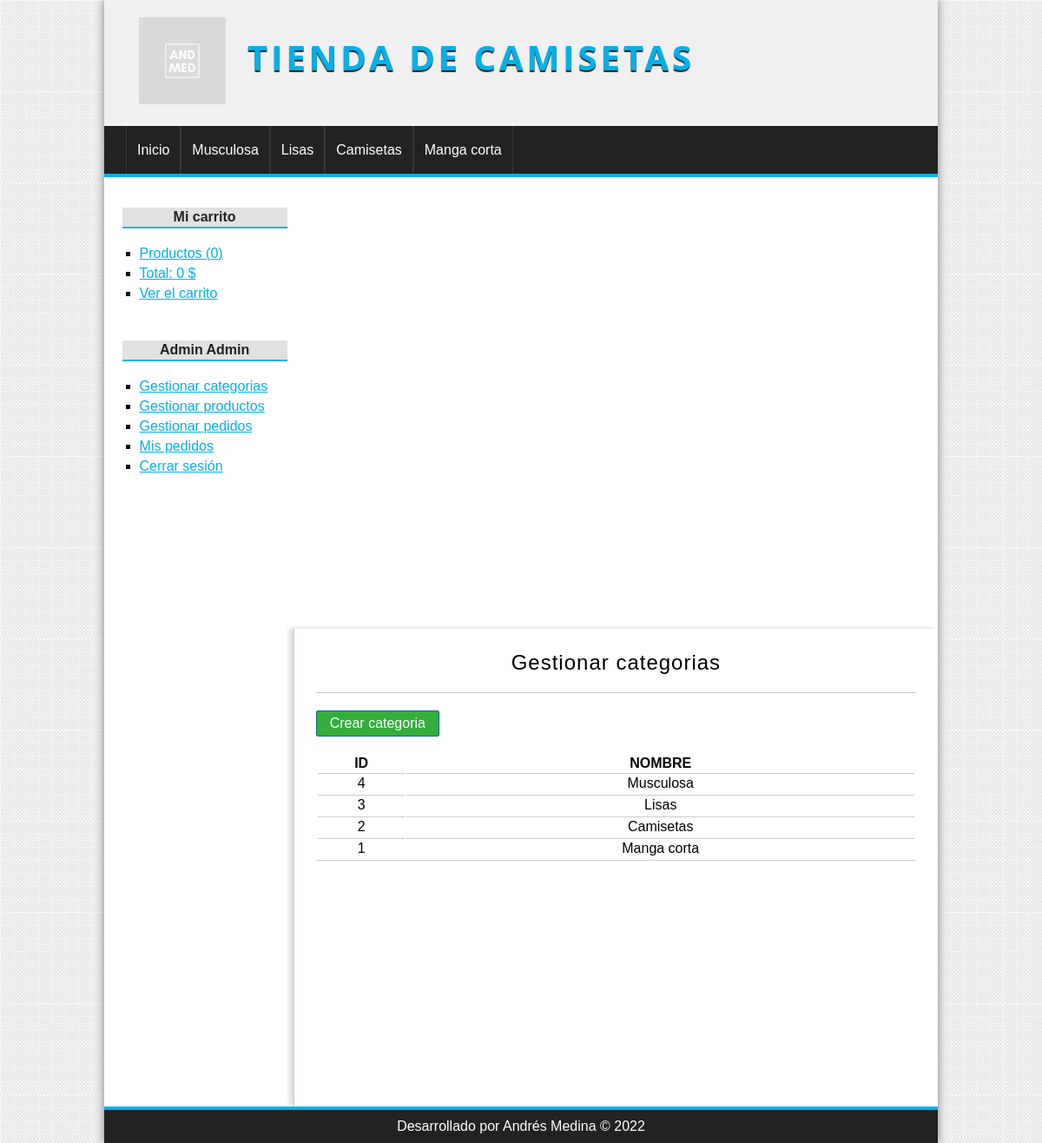
Page /categoria/index (signed in) on the committed database.
### tables this page shows
CREATE TABLE categorias(
id              int(255) auto_increment not null,
nombre          varchar(100) not null,
CONSTRAINT pk_categorias PRIMARY KEY(id) 
);

### config/db.php (called while the page is built)
<?php
class Database{
	public static function connect(){
		$db = new mysqli('localhost', 'root', '', 'tienda');
		$db->query("SET NAMES 'utf8'");
		return $db;
	}
}

### helpers/utils.php (called while the page is built, shortened)
<?php
class Utils{
	public static function showCategorias(){
		require_once 'models/categoria.php';
		$categoria = new Categoria();
		$categorias = $categoria->getAll();
		return $categorias;
	}
	public static function statsCarrito(){
		$stats = array(
			'count' => 0,
			'total' => 0
		);
		return $stats;
	}
}

### models/categoria.php (called while the page is built, shortened)
<?php
class Categoria{
	private $db;
	public function __construct() {
		$this->db = Database::connect();
	}
	public function getAll(){
		$categorias = $this->db->query("SELECT * FROM categorias ORDER BY id DESC;");
		return $categorias;
	}
}

### controllers/CategoriaController.php (called while the page is built, shortened)
<?php
require_once 'models/categoria.php';
class categoriaController{
	public function index(){
		$categoria = new Categoria();
		$categorias = $categoria->getAll();
		require_once 'views/categoria/index.php';
	}
}

### views/categoria/index.php (the view)
<h1>Gestionar categorias</h1>
<a href="<?=base_url?>categoria/crear" class="button button-small">
	Crear categoria
</a>
<table>
	<tr>
		<th>ID</th>
		<th>NOMBRE</th>
	</tr>
	<?php while($cat = $categorias->fetch_object()): ?>
		<tr>
			<td><?=$cat->id;?></td>
			<td><?=$cat->nombre;?></td>
		</tr>
	<?php endwhile; ?>
</table>

### views/layout/header.php (shortened to what this page needs)
<!DOCTYPE HTML>
<html lang="es">
	<head>
		<link rel="stylesheet" href="<?=base_url?>assets/css/styles.css" />
	</head>
	<body>
		<div id="container">
			<nav class="navbar navbar-expand-lg bg-light">
			<header id="header">
				<div id="logo">
					<img src="<?=base_url?>assets/img/logo_index.png" alt="Camiseta Logo" />
					<a href="<?=base_url?>"> Tienda de camisetas </a>
				</div>
			</header>
			</nav>
			<?php $categorias = Utils::showCategorias(); ?>
			<nav id="menu">
				<ul>
					<li>
						<a href="<?=base_url?>">Inicio</a>
					</li>
					<?php while($cat = $categorias->fetch_object()): ?>
						<li>
							<a href="<?=base_url?>categoria/ver&id=<?=$cat->id?>"><?=$cat->nombre?></a>
						</li>
					<?php endwhile; ?>
				</ul>
			</nav>
			<div id="content">

### views/layout/sidebar.php
<aside id="lateral">
	<div id="carrito" class="block_aside">
		<h3>Mi carrito</h3>
		<ul>
			<?php $stats = Utils::statsCarrito(); ?>
			<li><a href="<?=base_url?>carrito/index">Productos (<?=$stats['count']?>)</a></li>
			<li><a href="<?=base_url?>carrito/index">Total: <?=$stats['total']?> $</a></li>
			<li><a href="<?=base_url?>carrito/index">Ver el carrito</a></li>
		</ul>
	</div>
	<div id="login" class="block_aside">
		<?php if(!isset($_SESSION['identity'])): ?>
			<h3>Entrar a la web</h3>
			<form action="<?=base_url?>usuario/login" method="post">
				<label for="email">Email</label>
				<input type="email" name="email" />
				<label for="password">Contraseña</label>
				<input type="password" name="password" />
				<input type="submit" value="Enviar" />
			</form>
		<?php else: ?>
			<h3><?=$_SESSION['identity']->nombre?> <?=$_SESSION['identity']->apellidos?></h3>
		<?php endif; ?>
		<ul>
			<?php if(isset($_SESSION['admin'])): ?>
				<li><a href="<?=base_url?>categoria/index">Gestionar categorias</a></li>
				<li><a href="<?=base_url?>producto/gestion">Gestionar productos</a></li>
				<li><a href="<?=base_url?>pedido/gestion">Gestionar pedidos</a></li>
			<?php endif; ?>
			<?php if(isset($_SESSION['identity'])): ?>
				<li><a href="<?=base_url?>pedido/mis_pedidos">Mis pedidos</a></li>
				<li><a href="<?=base_url?>usuario/logout">Cerrar sesión</a></li>
			<?php else: ?>
				<li><a href="<?=base_url?>usuario/registro">Registrate aqui</a></li>
			<?php endif; ?>
		</ul>
	</div>
</aside>
<div id="central">

### index.php (shortened to what this page needs)
<?php
require_once 'config/db.php';
require_once 'helpers/utils.php';
require_once 'views/layout/header.php';
require_once 'views/layout/sidebar.php';
if(isset($_GET['controller'])){
	$nombre_controlador = $_GET['controller'].'Controller';
}elseif(!isset($_GET['controller']) && !isset($_GET['action'])){
	$nombre_controlador = controller_default;
}else{
	show_error();
	exit();
}
if(class_exists($nombre_controlador)){
	$controlador = new $nombre_controlador();
	if(isset($_GET['action']) && method_exists($controlador, $_GET['action'])){
		$action = $_GET['action'];
		$controlador->$action();
	}elseif(!isset($_GET['controller']) && !isset($_GET['action'])){
		$action_default = action_default;
		$controlador->$action_default();
	}else{
		show_error();
	}
}else{
	show_error();
}
require_once 'views/layout/footer.php';

### views/layout/footer.php
</div>
</div>
			<footer id="footer">
				<p>Desarrollado por Andrés Medina &copy; <?= date('Y') ?></p>
			</footer>
		</div>
	</body>
</html>

### assets/css/styles.css (style rules this page uses)
* { padding: 0px; margin: 0px; font-family: sans-serif, Helvetica, Arial; }
body { background: url(../img/bg.png); }
a { color: #01B1EA; }
table { text-align: center; width: 100%; border-bottom: 1px solid #ccc; }
td { border-top: 1px solid #ccc; padding: 2px; }
#container { width: 80%; margin: 0px auto; box-shadow: 0px 0px 10px gray; background: white; }
#header { height: 145px; background: #F0F0F0; }
#logo { padding: 20px; margin-left: 20px; float:left; }
#logo img { float:left; height: 100px; }
#logo a { float:left; font-size: 40px; letter-spacing: 4px; font-family: 'Open Sans', Helvetica, Arial; text-transform: uppercase; color: #01B1EA; font-weight: bold; text-decoration: none; margin-top: 18px; margin-left: 25px; text-shadow: 0px 2px 1px #222222; transition: all 300ms; }
#menu { clear:both; background: #222; color: white; height: 55px; border-bottom: 4px solid #01B1EA; }
#menu ul { list-style: none; text-decoration: none; margin: 0px auto; margin-left: 25px; }
#menu ul li { line-height: 55px; float:left; border-right: 1px solid #363636; }
#menu a { display: block; color: white; text-decoration: none; padding-left: 12px; padding-right: 12px; transition: all 300ms; }
#menu a:first-child { border-left: 1px solid #363636; }
#content { margin: 0px auto; overflow: hidden; background: white; }
#lateral { width: 22%; min-height: 500px; float: left; margin-top:20px; margin-left: 10px; }
#lateral .block_aside { display: block; width: 90%; margin: 5px auto; padding: 10px; }
#lateral h3 { display: block; color: #222; width: 100%; text-align: center; padding-top: 2px; padding-bottom: 2px; margin-bottom: 15px; font-size: 16px; font-weight: bold; background: #E1E1E1; border-bottom: 2px solid #01B1EA; }
#lateral ul { margin-top: 20px; margin-bottom: 20px; }
#lateral ul li { list-style: square; margin-left: 20px; margin-top: 5px; margin-bottom: 5px; }
input[type="button"], input[type="submit"], button, .button { display: block; border-radius: 2px; width: auto; padding: 5px; padding-left: 10px; padding-right: 10px; color: white; background: #2979CD; border: 1px solid #11608E; cursor:pointer; }
.button { background: #33AE3D; color: white !important; text-decoration: none; }
.button-small { width: 120px; text-align: center; margin-bottom: 20px; }
#central { width: 72%; min-height: 500px; float: right; border-left: 1px solid #ccc; box-shadow: -5px -1px 5px #ddd; padding:25px; }
#central h1 { font-size: 24px; font-weight: normal; letter-spacing: 1px; text-align: center; border-bottom: 1px solid #ccc; margin-bottom: 20px; padding: 20px; padding-top: 0px; }
#footer { clear: both; text-align: center; padding-top:10px; padding-bottom: 10px; color: white; background: #222222; border-top: 4px solid #01B1EA; }

### rows in the picture
categorias: nombre "Musculosa", id "4"
categorias: nombre "Lisas", id "3"
categorias: nombre "Camisetas", id "2"
categorias: nombre "Manga corta", id "1"

### other values in the picture
$stats['count'] "0"
$stats['total'] "0"
$_SESSION['identity']->nombre "Admin"
$_SESSION['identity']->apellidos "Admin"
